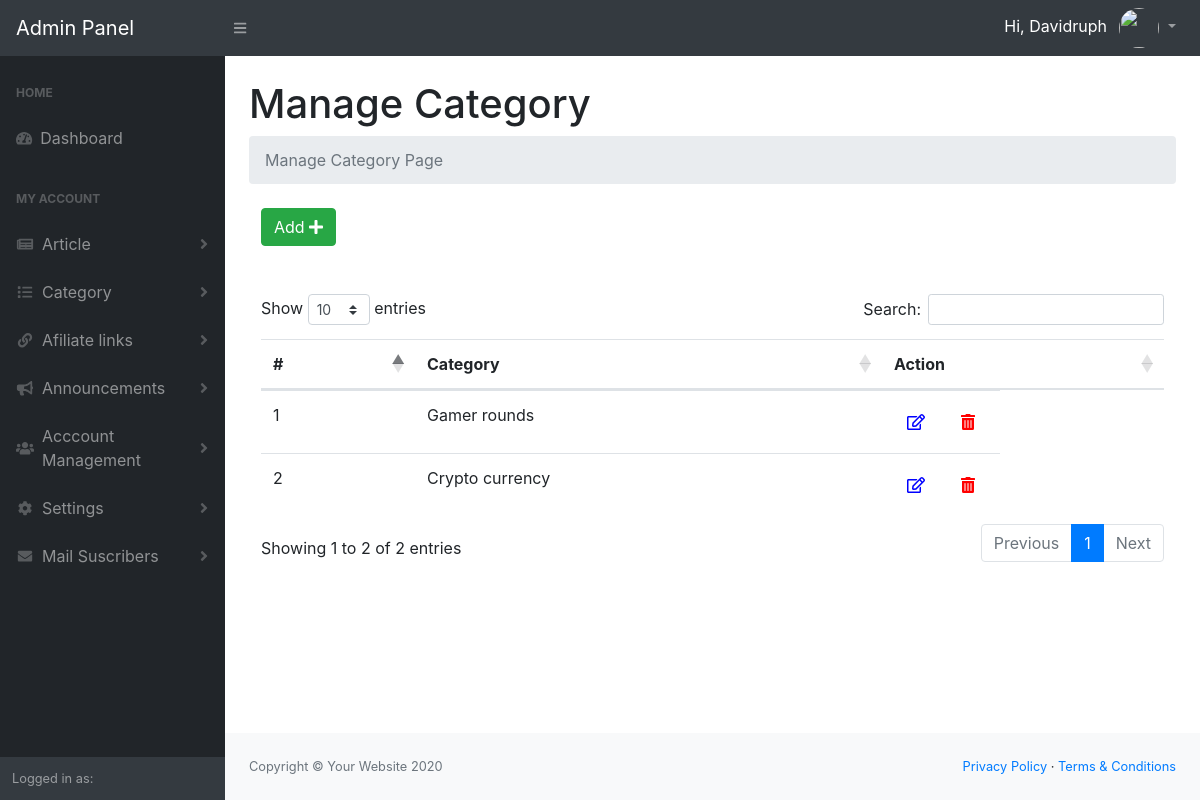
/admin/manage-categories.php (signed in), run on the app's committed database.
### tables this page shows
CREATE TABLE IF NOT EXISTS `category` (
  `id` int(11) NOT NULL AUTO_INCREMENT,
  `CategoryName` varchar(255) NOT NULL,
  `Is_Active` int(11) NOT NULL,
  `created_on` timestamp NOT NULL DEFAULT CURRENT_TIMESTAMP ON UPDATE CURRENT_TIMESTAMP,
  PRIMARY KEY (`id`)
);

### admin/manage-categories.php (the view, shortened to what this page needs)
<?php
require 'functions/dbconn.php';
$sql = 'SELECT * FROM category WHERE Is_Active=1';
$statement = $connection->prepare($sql);
$statement->execute();
$category = $statement->fetchAll(PDO::FETCH_ASSOC);
?>
<?php
    include('include/header.php');
?>
<?php
    include('include/sidebar.php');
?>
<main>
    <div class="container-fluid">
        <h1 class="mt-4">Manage Category</h1>
        <ol class="breadcrumb mb-4">
            <li class="breadcrumb-item active">Manage Category Page</li>
        </ol>
        <div class="col-md-12">
            <div class="demo-box m-t-20">
                <div class="m-b-30">
                    <a href="add-category.php">
                    <button id="addToTable" class="btn btn-success waves-effect waves-light">Add <i class="fa fa-plus" ></i></button>
                    </a>
                </div>
                <br>
                <br>
            <div class="table-responsive">
                <table class="table m-0 table-colored-bordered table-bordered-primary" id="dataTable">
                    <thead>
                        <tr>
                            <th>#</th>
                            <th> Category</th>
                            <th>Action</th>
                        </tr>
                    </thead>
                    <tbody>
                     <?php foreach($category as $cat): ?>
					<tr>
						<td><?php echo $cat['id']; ?></td>
            <td><?php echo $cat['CategoryName']; ?></td>
						<td style="display: inline-flex;">
              <form action="edit-category.php" method="post">
                  <button type="submit" name="btn_edit" class="btn" style="color: blue;"><i class="far fa-edit"></i></button>
              </form>
          <form action="manage-categories.php" method="post">
              <button type="submit" name="delete_btn" class="btn" onclick="return confirm('Are you sure you want to delete this record?');" style="margin-left: 10px;color: red;"><i class="fas fa-trash-alt"></i></button>
          </form>
            </td>
					</tr>
          <?php endforeach; ?>
                    </tbody>
                </table>
                </div>
            </div>
        </div>
    </div>
</main>
<?php
    include('include/footer.php');
?>
<?php
    include('include/scripts.php');
?>

### data on the page
category: id "1", CategoryName "Gamer rounds"
category: id "2", CategoryName "Crypto currency"

### other printed values
$user "Davidruph"
